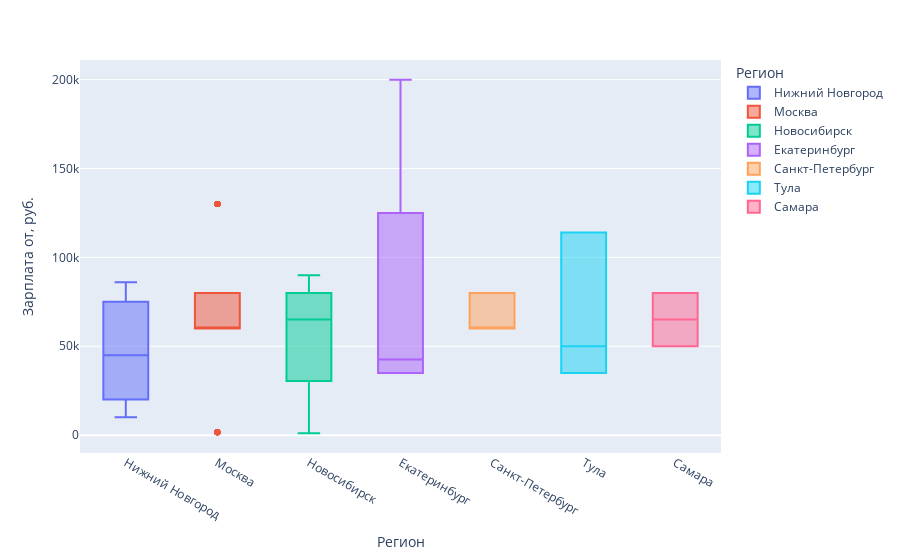

The cell this chart's notebook holds for it:
### Code cell
#построим график уровень зарплат от какой суммы (там где данные есть)
vac_info_new_salary_from = vac_info_new[vac_info_new['salary_from'].notnull()].copy()
table_for_plot = vac_info_new_salary_from
fig = px.box(table_for_plot, 
             x="area", 
             y="salary_from", 
             color = "area", 
             category_orders = {'area': table_for_plot['area'].value_counts().index}, 
             labels = {'area':'Регион', 'salary_from':'Зарплата от, руб.'})
fig.show()

### Figure 1 — Plotly figure (JSON) as saved in the notebook; plotly's stock layout.template omitted (floating-point values rounded to 4 significant figures; data arrays with more than 128 entries replaced by an {"elided": "..."} marker saying what was removed)
{"data": [{"alignmentgroup": "True", "hovertemplate": "Регион=%{x}<br>Зарплата от, руб.=%{y}<extra></extra>", "legendgroup": "Нижний Новгород", "marker": {"color": "#636efa"}, "name": "Нижний Новгород", "notched": false, "offsetgroup": "Нижний Новгород", "orientation": "v", "showlegend": true, "type": "box", "x": {"elided": "160 str values"}, "x0": " ", "xaxis": "x", "y": {"elided": "160 int values"}, "y0": " ", "yaxis": "y"}, {"alignmentgroup": "True", "hovertemplate": "Регион=%{x}<br>Зарплата от, руб.=%{y}<extra></extra>", "legendgroup": "Москва", "marker": {"color": "#EF553B"}, "name": "Москва", "notched": false, "offsetgroup": "Москва", "orientation": "v", "showlegend": true, "type": "box", "x": ["Москва", "Москва", "Москва", "Москва", "Москва", "Москва", "Москва", "Москва", "Москва", "Москва", "Москва", "Москва", "Москва", "Москва", "Москва", "Москва", "Москва", "Москва", "Москва", "Москва", "Москва", "Москва", "Москва", "Москва", "Москва", "Москва", "Москва", "Москва", "Москва", "Москва", "Москва", "Москва", "Москва", "Москва", "Москва", "Москва", "Москва", "Москва", "Москва", "Москва", "Москва", "Москва", "Москва", "Москва", "Москва", "Москва", "Москва", "Москва", "Москва", "Москва", "Москва", "Москва", "Москва", "Москва", "Москва", "Москва", "Москва", "Москва", "Москва", "Москва", "Москва", "Москва", "Москва", "Москва", "Москва", "Москва", "Москва", "Москва", "Москва", "Москва", "Москва", "Москва", "Москва", "Москва", "Москва", "Москва", "Москва", "Москва", "Москва", "Москва", "Москва", "Москва", "Москва", "Москва", "Москва", "Москва", "Москва", "Москва", "Москва", "Москва", "Москва", "Москва", "Москва", "Москва", "Москва", "Москва", "Москва", "Москва", "Москва", "Москва", "Москва", "Москва", "Москва", "Москва", "Москва", "Москва", "Москва", "Москва", "Москва", "Москва", "Москва", "Москва", "Москва", "Москва", "Москва", "Москва", "Москва", "Москва", "Москва", "Москва"], "x0": " ", "xaxis": "x", "y": [60000, 60000, 60000, 130000, 80000, 1600, 60000, 60000, 60000, 130000, 80000, 1600, 60000, 60000, 60000, 130000, 80000, 1600, 60000, 60000, 60000, 130000, 80000, 1600, 60000, 60000, 60000, 130000, 80000, 1600, 60000, 60000, 60000, 130000, 80000, 1600, 60000, 60000, 60000, 130000, 80000, 1600, 60000, 60000, 60000, 130000, 80000, 1600, 60000, 60000, 60000, 130000, 80000, 1600, 60000, 60000, 60000, 130000, 80000, 1600, 60000, 60000, 60000, 130000, 80000, 1600, 60000, 60000, 60000, 130000, 80000, 1600, 60000, 60000, 60000, 130000, 80000, 1600, 60000, 60000, 60000, 130000, 80000, 1600, 60000, 60000, 60000, 130000, 80000, 1600, 60000, 60000, 60000, 130000, 80000, 1600, 60000, 60000, 60000, 130000, 80000, 1600, 60000, 60000, 60000, 130000, 80000, 1600, 60000, 60000, 60000, 130000, 80000, 1600, 60000, 60000, 60000, 130000, 80000, 1600], "y0": " ", "yaxis": "y"}, {"alignmentgroup": "True", "hovertemplate": "Регион=%{x}<br>Зарплата от, руб.=%{y}<extra></extra>", "legendgroup": "Новосибирск", "marker": {"color": "#00cc96"}, "name": "Новосибирск", "notched": false, "offsetgroup": "Новосибирск", "orientation": "v", "showlegend": true, "type": "box", "x": ["Новосибирск", "Новосибирск", "Новосибирск", "Новосибирск", "Новосибирск", "Новосибирск", "Новосибирск", "Новосибирск", "Новосибирск", "Новосибирск", "Новосибирск", "Новосибирск", "Новосибирск", "Новосибирск", "Новосибирск", "Новосибирск", "Новосибирск", "Новосибирск", "Новосибирск", "Новосибирск", "Новосибирск", "Новосибирск", "Новосибирск", "Новосибирск", "Новосибирск", "Новосибирск", "Новосибирск", "Новосибирск", "Новосибирск", "Новосибирск", "Новосибирск", "Новосибирск", "Новосибирск", "Новосибирск", "Новосибирск", "Новосибирск", "Новосибирск", "Новосибирск", "Новосибирск", "Новосибирск", "Новосибирск", "Новосибирск", "Новосибирск", "Новосибирск", "Новосибирск", "Новосибирск", "Новосибирск", "Новосибирск", "Новосибирск", "Новосибирск", "Новосибирск", "Новосибирск", "Новосибирск", "Новосибирск", "Новосибирск", "Новосибирск", "Новосибирск", "Новосибирск", "Новосибирск", "Новосибирск", "Новосибирск", "Новосибирск", "Новосибирск", "Новосибирск", "Новосибирск", "Новосибирск", "Новосибирск", "Новосибирск", "Новосибирск", "Новосибирск", "Новосибирск", "Новосибирск", "Новосибирск", "Новосибирск", "Новосибирск", "Новосибирск", "Новосибирск", "Новосибирск", "Новосибирск", "Новосибирск"], "x0": " ", "xaxis": "x", "y": [90000, 1000, 70000, 60000, 90000, 1000, 70000, 60000, 90000, 1000, 70000, 60000, 90000, 1000, 70000, 60000, 90000, 1000, 70000, 60000, 90000, 1000, 70000, 60000, 90000, 1000, 70000, 60000, 90000, 1000, 70000, 60000, 90000, 1000, 70000, 60000, 90000, 1000, 70000, 60000, 90000, 1000, 70000, 60000, 90000, 1000, 70000, 60000, 90000, 1000, 70000, 60000, 90000, 1000, 70000, 60000, 90000, 1000, 70000, 60000, 90000, 1000, 70000, 60000, 90000, 1000, 70000, 60000, 90000, 1000, 70000, 60000, 90000, 1000, 70000, 60000, 90000, 1000, 70000, 60000], "y0": " ", "yaxis": "y"}, {"alignmentgroup": "True", "hovertemplate": "Регион=%{x}<br>Зарплата от, руб.=%{y}<extra></extra>", "legendgroup": "Екатеринбург", "marker": {"color": "#ab63fa"}, "name": "Екатеринбург", "notched": false, "offsetgroup": "Екатеринбург", "orientation": "v", "showlegend": true, "type": "box", "x": ["Екатеринбург", "Екатеринбург", "Екатеринбург", "Екатеринбург", "Екатеринбург", "Екатеринбург", "Екатеринбург", "Екатеринбург", "Екатеринбург", "Екатеринбург", "Екатеринбург", "Екатеринбург", "Екатеринбург", "Екатеринбург", "Екатеринбург", "Екатеринбург", "Екатеринбург", "Екатеринбург", "Екатеринбург", "Екатеринбург", "Екатеринбург", "Екатеринбург", "Екатеринбург", "Екатеринбург", "Екатеринбург", "Екатеринбург", "Екатеринбург", "Екатеринбург", "Екатеринбург", "Екатеринбург", "Екатеринбург", "Екатеринбург", "Екатеринбург", "Екатеринбург", "Екатеринбург", "Екатеринбург", "Екатеринбург", "Екатеринбург", "Екатеринбург", "Екатеринбург", "Екатеринбург", "Екатеринбург", "Екатеринбург", "Екатеринбург", "Екатеринбург", "Екатеринбург", "Екатеринбург", "Екатеринбург", "Екатеринбург", "Екатеринбург", "Екатеринбург", "Екатеринбург", "Екатеринбург", "Екатеринбург", "Екатеринбург", "Екатеринбург", "Екатеринбург", "Екатеринбург", "Екатеринбург", "Екатеринбург", "Екатеринбург", "Екатеринбург", "Екатеринбург", "Екатеринбург", "Екатеринбург", "Екатеринбург", "Екатеринбург", "Екатеринбург", "Екатеринбург", "Екатеринбург", "Екатеринбург", "Екатеринбург", "Екатеринбург", "Екатеринбург", "Екатеринбург", "Екатеринбург", "Екатеринбург", "Екатеринбург", "Екатеринбург", "Екатеринбург"], "x0": " ", "xaxis": "x", "y": [35000, 50000, 200000, 35000, 35000, 50000, 200000, 35000, 35000, 50000, 200000, 35000, 35000, 50000, 200000, 35000, 35000, 50000, 200000, 35000, 35000, 50000, 200000, 35000, 35000, 50000, 200000, 35000, 35000, 50000, 200000, 35000, 35000, 50000, 200000, 35000, 35000, 50000, 200000, 35000, 35000, 50000, 200000, 35000, 35000, 50000, 200000, 35000, 35000, 50000, 200000, 35000, 35000, 50000, 200000, 35000, 35000, 50000, 200000, 35000, 35000, 50000, 200000, 35000, 35000, 50000, 200000, 35000, 35000, 50000, 200000, 35000, 35000, 50000, 200000, 35000, 35000, 50000, 200000, 35000], "y0": " ", "yaxis": "y"}, {"alignmentgroup": "True", "hovertemplate": "Регион=%{x}<br>Зарплата от, руб.=%{y}<extra></extra>", "legendgroup": "Санкт-Петербург", "marker": {"color": "#FFA15A"}, "name": "Санкт-Петербург", "notched": false, "offsetgroup": "Санкт-Петербург", "orientation": "v", "showlegend": true, "type": "box", "x": ["Санкт-Петербург", "Санкт-Петербург", "Санкт-Петербург", "Санкт-Петербург", "Санкт-Петербург", "Санкт-Петербург", "Санкт-Петербург", "Санкт-Петербург", "Санкт-Петербург", "Санкт-Петербург", "Санкт-Петербург", "Санкт-Петербург", "Санкт-Петербург", "Санкт-Петербург", "Санкт-Петербург", "Санкт-Петербург", "Санкт-Петербург", "Санкт-Петербург", "Санкт-Петербург", "Санкт-Петербург", "Санкт-Петербург", "Санкт-Петербург", "Санкт-Петербург", "Санкт-Петербург", "Санкт-Петербург", "Санкт-Петербург", "Санкт-Петербург", "Санкт-Петербург", "Санкт-Петербург", "Санкт-Петербург", "Санкт-Петербург", "Санкт-Петербург", "Санкт-Петербург", "Санкт-Петербург", "Санкт-Петербург", "Санкт-Петербург", "Санкт-Петербург", "Санкт-Петербург", "Санкт-Петербург", "Санкт-Петербург", "Санкт-Петербург", "Санкт-Петербург", "Санкт-Петербург", "Санкт-Петербург", "Санкт-Петербург", "Санкт-Петербург", "Санкт-Петербург", "Санкт-Петербург", "Санкт-Петербург", "Санкт-Петербург", "Санкт-Петербург", "Санкт-Петербург", "Санкт-Петербург", "Санкт-Петербург", "Санкт-Петербург", "Санкт-Петербург", "Санкт-Петербург", "Санкт-Петербург", "Санкт-Петербург", "Санкт-Петербург"], "x0": " ", "xaxis": "x", "y": [60000, 60000, 80000, 60000, 60000, 80000, 60000, 60000, 80000, 60000, 60000, 80000, 60000, 60000, 80000, 60000, 60000, 80000, 60000, 60000, 80000, 60000, 60000, 80000, 60000, 60000, 80000, 60000, 60000, 80000, 60000, 60000, 80000, 60000, 60000, 80000, 60000, 60000, 80000, 60000, 60000, 80000, 60000, 60000, 80000, 60000, 60000, 80000, 60000, 60000, 80000, 60000, 60000, 80000, 60000, 60000, 80000, 60000, 60000, 80000], "y0": " ", "yaxis": "y"}, {"alignmentgroup": "True", "hovertemplate": "Регион=%{x}<br>Зарплата от, руб.=%{y}<extra></extra>", "legendgroup": "Тула", "marker": {"color": "#19d3f3"}, "name": "Тула", "notched": false, "offsetgroup": "Тула", "orientation": "v", "showlegend": true, "type": "box", "x": ["Тула", "Тула", "Тула", "Тула", "Тула", "Тула", "Тула", "Тула", "Тула", "Тула", "Тула", "Тула", "Тула", "Тула", "Тула", "Тула", "Тула", "Тула", "Тула", "Тула", "Тула", "Тула", "Тула", "Тула", "Тула", "Тула", "Тула", "Тула", "Тула", "Тула", "Тула", "Тула", "Тула", "Тула", "Тула", "Тула", "Тула", "Тула", "Тула", "Тула", "Тула", "Тула", "Тула", "Тула", "Тула", "Тула", "Тула", "Тула", "Тула", "Тула", "Тула", "Тула", "Тула", "Тула", "Тула", "Тула", "Тула", "Тула", "Тула", "Тула"], "x0": " ", "xaxis": "x", "y": [50000, 114000, 35000, 50000, 114000, 35000, 50000, 114000, 35000, 50000, 114000, 35000, 50000, 114000, 35000, 50000, 114000, 35000, 50000, 114000, 35000, 50000, 114000, 35000, 50000, 114000, 35000, 50000, 114000, 35000, 50000, 114000, 35000, 50000, 114000, 35000, 50000, 114000, 35000, 50000, 114000, 35000, 50000, 114000, 35000, 50000, 114000, 35000, 50000, 114000, 35000, 50000, 114000, 35000, 50000, 114000, 35000, 50000, 114000, 35000], "y0": " ", "yaxis": "y"}, {"alignmentgroup": "True", "hovertemplate": "Регион=%{x}<br>Зарплата от, руб.=%{y}<extra></extra>", "legendgroup": "Самара", "marker": {"color": "#FF6692"}, "name": "Самара", "notched": false, "offsetgroup": "Самара", "orientation": "v", "showlegend": true, "type": "box", "x": ["Самара", "Самара", "Самара", "Самара", "Самара", "Самара", "Самара", "Самара", "Самара", "Самара", "Самара", "Самара", "Самара", "Самара", "Самара", "Самара", "Самара", "Самара", "Самара", "Самара", "Самара", "Самара", "Самара", "Самара", "Самара", "Самара", "Самара", "Самара", "Самара", "Самара", "Самара", "Самара", "Самара", "Самара", "Самара", "Самара", "Самара", "Самара", "Самара", "Самара"], "x0": " ", "xaxis": "x", "y": [50000, 80000, 50000, 80000, 50000, 80000, 50000, 80000, 50000, 80000, 50000, 80000, 50000, 80000, 50000, 80000, 50000, 80000, 50000, 80000, 50000, 80000, 50000, 80000, 50000, 80000, 50000, 80000, 50000, 80000, 50000, 80000, 50000, 80000, 50000, 80000, 50000, 80000, 50000, 80000], "y0": " ", "yaxis": "y"}], "layout": {"boxmode": "overlay", "legend": {"title": {"text": "Регион"}, "tracegroupgap": 0}, "margin": {"t": 60}, "xaxis": {"anchor": "y", "categoryarray": ["Нижний Новгород", "Москва", "Новосибирск", "Екатеринбург", "Санкт-Петербург", "Тула", "Самара"], "categoryorder": "array", "domain": [0, 1], "title": {"text": "Регион"}}, "yaxis": {"anchor": "x", "domain": [0, 1], "title": {"text": "Зарплата от, руб."}}}}
